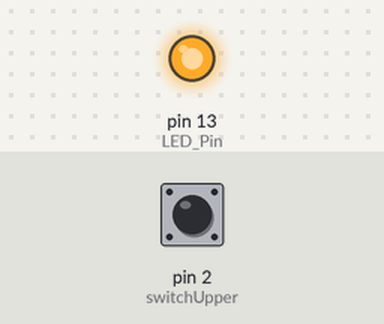
Bench run of a sketch on a simulated Arduino Uno, built with avr-gcc and run on an emulated ATmega328P. On the bench: output pins drawn as LEDs (lit = HIGH). The test bench sets the inputs (shaded band); at power-on: pin 2 (switchUpper) LOW. What the sketch prints to the serial monitor is not drawn.

Above: at 1.2 s.
1.3 s: pin 2 (switchUpper) pulled HIGH for 0.15 s
Timing chart, 0 to 4.3 s (numbered marks = the images above; inputs shaded):
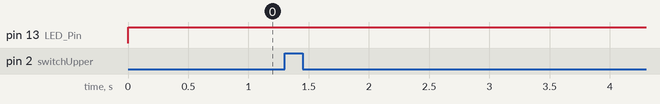

The sketch:

LED_Switch_Interrupt__Test.ino
```cpp
//Pin Deffinitions
int switchUpper = 2;
int LED_Pin = 13 ;
long ISR_Delay = 1000000000;

// Global Variables

volatile int switch_Upper_Flag;
int flashCounter = 0;

void setup() {
  // put your setup code here, to run once:
  pinMode(LED_Pin, OUTPUT);
  pinMode(switchUpper, INPUT);
  Serial.begin(9600);
  attachInterrupt(digitalPinToInterrupt(2), ISR_switchUpper, RISING);

}

void loop() {  //this is the part tha causes the flashing
  // put your main code here, to run repeatedly:
  digitalWrite(LED_Pin, HIGH);   // turn the LED on (HIGH is the voltage level)
  Serial.print(digitalRead(switchUpper));
}

void ISR_switchUpper() {

  digitalWrite(LED_Pin, LOW);    // turn the LED off by making the voltage LOW
  delayMicroseconds(ISR_Delay);
}
```
